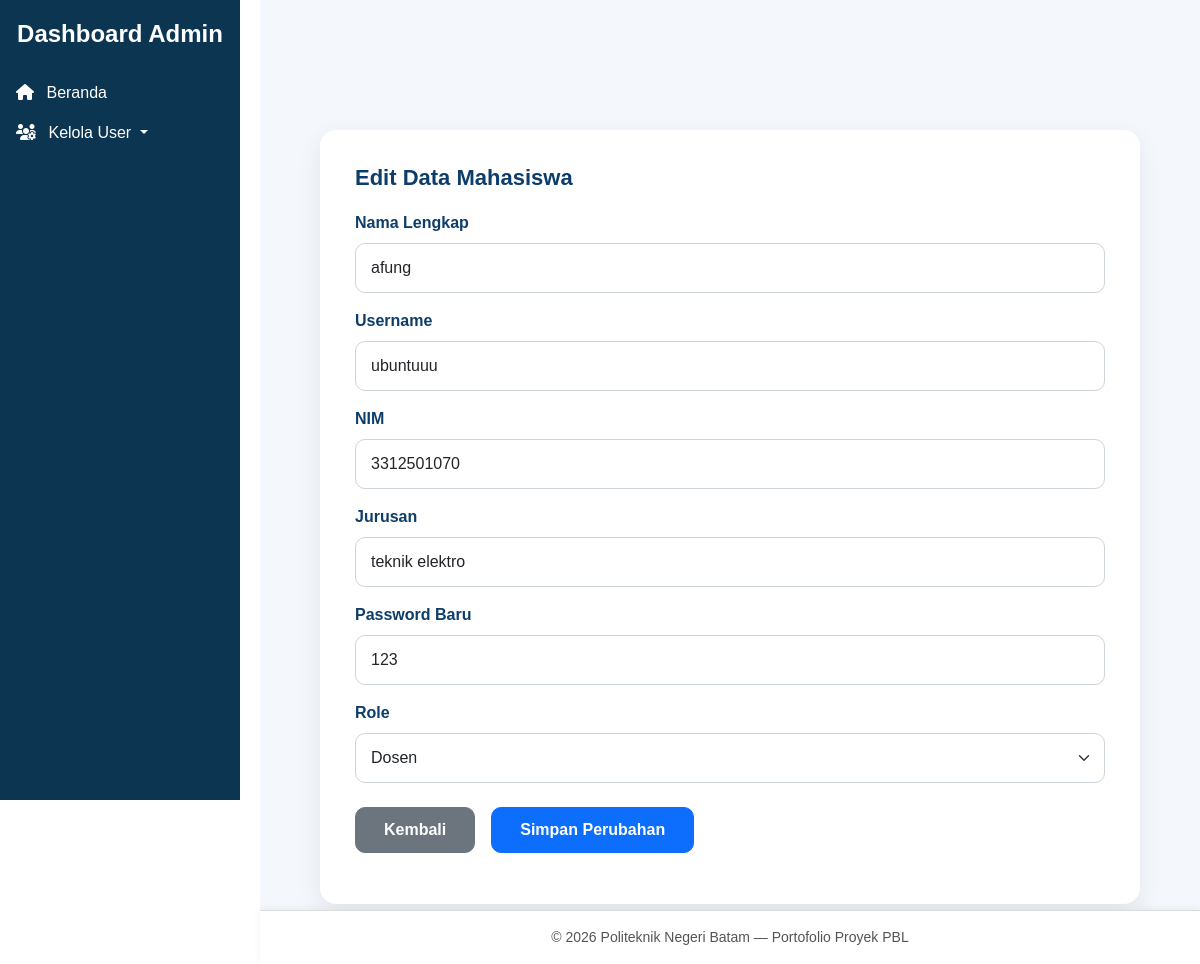
The page /admin/edit_mahasiswa.php?id=11 on the database as committed earlier.
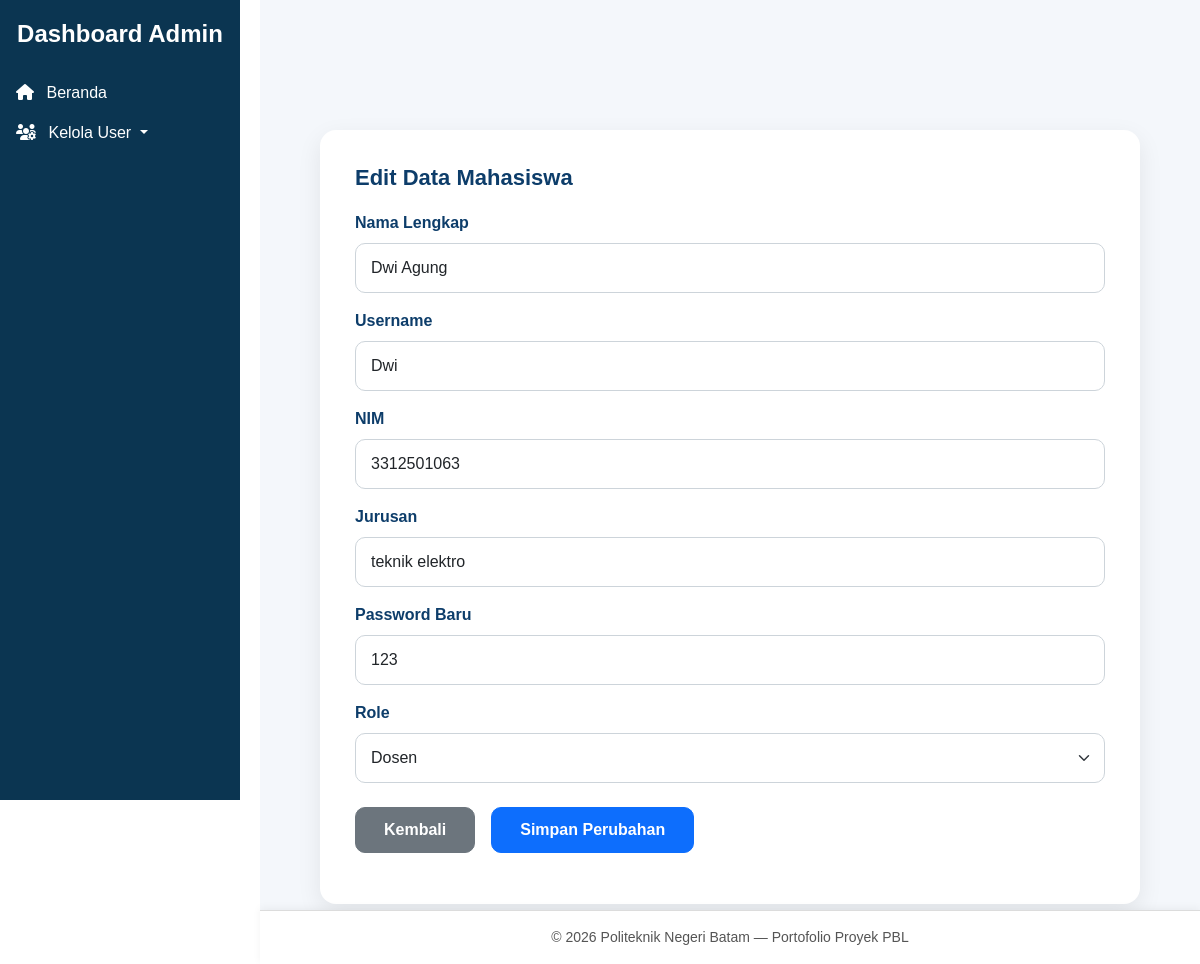
The same page on the database as committed later.
### tables this page shows
CREATE TABLE `users` (
  `id_user` int NOT NULL,
  `nama` varchar(100) DEFAULT NULL,
  `username` varchar(100) DEFAULT NULL,
  `password` varchar(255) DEFAULT NULL,
  `nim` varchar(20) NOT NULL,
  `jurusan` enum('teknik elektro','teknik informatika','teknik mesin','manajemen bisnis') NOT NULL,
  `profil` varchar(255) DEFAULT NULL,
  `role` enum('mahasiswa','dosen','admin') NOT NULL
);

### admin/edit_mahasiswa.php (the view, shortened to what this page needs)
<?php
include "../template_admin/sidebar.php";
include "../template_admin/header.php";
include "../template_admin /topbar.php";
if (isset($_GET['id'])) {
    $id_user = $_GET['id'];
    $query = mysqli_query($koneksi, "SELECT * FROM users WHERE id_user = '$id_user'");
    $data = mysqli_fetch_assoc($query);
}
?>
<div class="main-content">
    <div class="edit-card">
        <h2 class="section-title">Edit Data Mahasiswa</h2>
        <form action="proses_edit_mahasiswa.php" method="POST">
            <div class="mb-3">
                <label class="form-label">Nama Lengkap</label>
                <input type="text" name="nama" class="form-control" required
                       value="<?= $data['nama'] ?>">
            </div>
            <div class="mb-3">
                <label class="form-label">Username</label>
                <input type="text" name="username" class="form-control" required
                       value="<?= $data['username'] ?>">
            </div>
            <div class="mb-3">
                <label class="form-label">NIM</label>
                <input type="text" name="nim" class="form-control"
                       value="<?= $data['nim'] ?>">
            </div>
            <div class="mb-3">
                <label class="form-label">Jurusan</label>
                <select name="jurusan" class="form-control" required>
                    <option value="<?= $data['jurusan']?>"><?= $data['jurusan']?></option>
                </select>
            </div>
            <div class="mb-3">
                <label class="form-label">Password Baru</label>
                <input type="text" name="password" class="form-control"
                       value="<?= $data['password']?>">
            </div>
            <div class="mb-4">
                <label class="form-label">Role</label>
                <select name="role" class="form-select">
                    <option value="dosen" <?= ($data['role']=='dosen' ? 'selected' : '') ?>>Dosen</option>
                </select>
            </div>
            <div class="d-flex gap-3">
                <a href="kelola_mahasiswa.php" class="btn btn-secondary btn-custom">Kembali</a>
                <button type="submit" class="btn btn-primary btn-custom">Simpan Perubahan</button>
            </div>
        </form>
    </div>
</div>
<?php include "../template_admin/footer.php"; ?>

Rows that differ between the two databases and show on the page:
changed users "teknik elektro": nama "afung" → "Dwi Agung"; username "ubuntuuu" → "Dwi"; nim "3312501070" → "3312501063"
